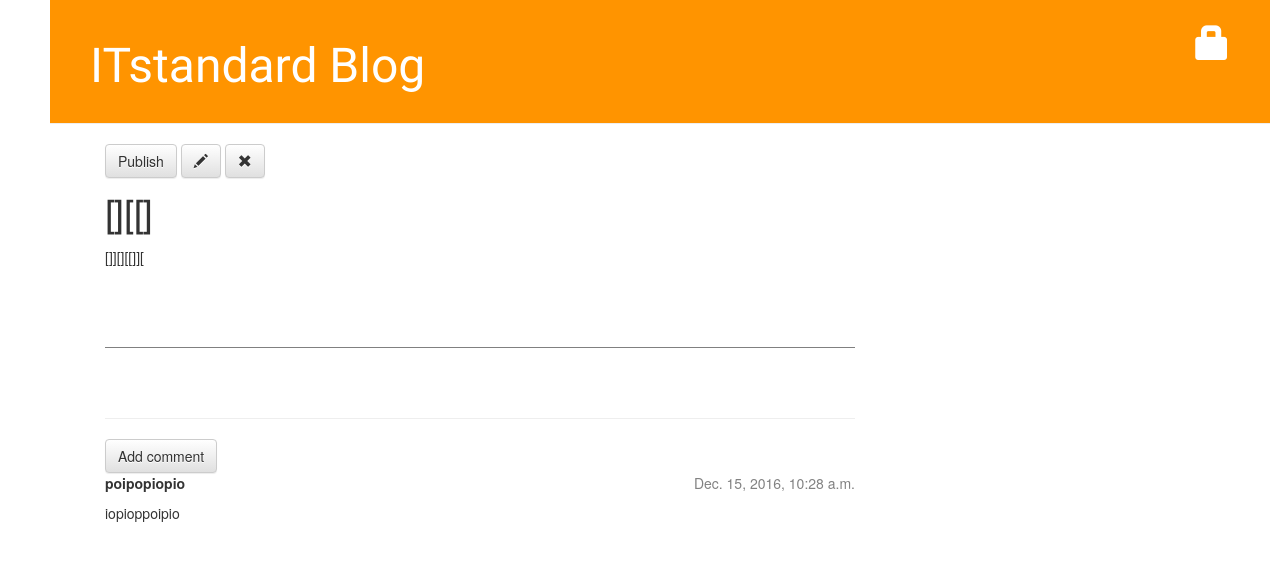
/post/16/, run on the app's committed database.
### blog/models.py (models this page shows, shortened)
class Post(models.Model):
    author = models.ForeignKey('auth.User')
    title = models.CharField(max_length=200)
    text = models.TextField()
    created_date = models.DateTimeField(default=timezone.now)
    published_date = models.DateTimeField(blank=True, null=True)

class Comment(models.Model):
    post = models.ForeignKey('blog.Post', related_name='comments')
    author = models.CharField(max_length=200)
    text = models.TextField()
    created_date = models.DateTimeField(default=timezone.now)
    approved_comment = models.BigIntegerField(default=False)

### blog/views.py (the view)
# urls.py: url(r'^post/(?P<pk>[0-9]+)/$', views.post_detail, name='post_detail'),
def post_detail(request, pk):
    post = get_object_or_404(Post, pk=pk)
    print(pk)
    return render(request, 'blog/post_detail.html', {'post': post})

### blog/templates/blog/post_detail.html (shortened to what this page needs)
{% extends 'blog/base.html' %}
{% block content %}
    <div class="post">
        {% if post.published_date %}
            <div class="date">
                {{ post.published_date }}
            </div>
        {% else %}
            <a class="btn btn-default" href="{% url 'post_publish' pk=post.pk %}">Publish</a>
        {% endif %}
        <a class="btn btn-default" href="{% url 'post_edit' pk=post.pk %}"><span class="glyphicon glyphicon-pencil"></span></a>
        <a class="btn btn-default" href="{% url 'post_remove' pk=post.pk %}"><span class="glyphicon glyphicon-remove"></span></a>
        <h1>{{ post.title }}</h1>
        <p>{{ post.text|linebreaksbr }}</p>
    </div>
    <hr>
    <a class="btn btn-default" href="{% url 'add_comment_to_post' pk=post.pk %}">Add comment</a>
    {% for comment in post.comments.all %}
        {% if user.is_authenticated or comment.approved_comment %}
        <div class="comment">
            <div class="date">
                {{ comment.created_date }}
            </div>
            <strong>{{ comment.author }}</strong>
            <p>{{ comment.text|linebreaks }}</p>
        </div>
        {% endif %}
    {% empty %}
        <p>No comments here yet :(</p>
    {% endfor %}
{% endblock %}

### blog/static/css/blog.css (style rules this page uses)
body { padding-left: 50px; }
h1, h2, h3, h4 { font-family: 'Lobster', cursive; }
.date { float: right; color: #828282; }
.post { margin-bottom: 70px; padding-bottom:70px; border-bottom:1px solid grey; }

### data on the page
Post: title "[][[]", text "[]][][[]]["
Comment: created_date "Dec. 15, 2016, 10:28 a.m.", author "poipopiopio", text "iopioppoipio"
